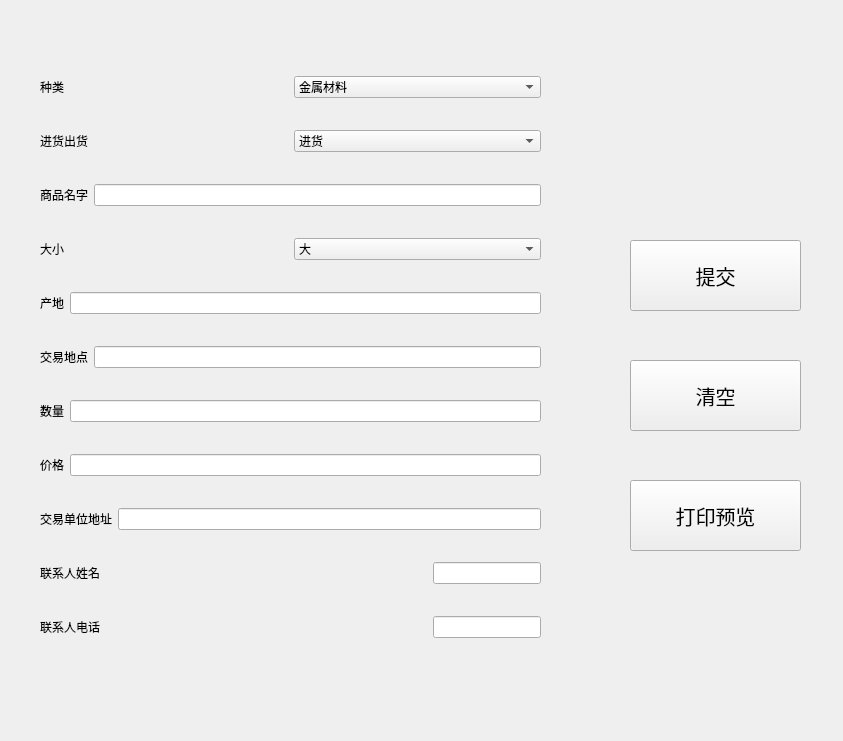
<?xml version="1.0" encoding="UTF-8"?>
<ui version="4.0">
 <class>input</class>
 <widget class="QWidget" name="input">
  <property name="geometry">
   <rect>
    <x>0</x>
    <y>0</y>
    <width>843</width>
    <height>741</height>
   </rect>
  </property>
  <property name="windowTitle">
   <string>Form</string>
  </property>
  <widget class="QPushButton" name="pushButton">
   <property name="geometry">
    <rect>
     <x>630</x>
     <y>240</y>
     <width>171</width>
     <height>71</height>
    </rect>
   </property>
   <property name="font">
    <font>
     <pointsize>15</pointsize>
    </font>
   </property>
   <property name="text">
    <string>提交</string>
   </property>
  </widget>
  <widget class="QPushButton" name="pushButton_2">
   <property name="geometry">
    <rect>
     <x>630</x>
     <y>360</y>
     <width>171</width>
     <height>71</height>
    </rect>
   </property>
   <property name="font">
    <font>
     <pointsize>15</pointsize>
    </font>
   </property>
   <property name="text">
    <string>清空</string>
   </property>
  </widget>
  <widget class="QPushButton" name="pushButton_3">
   <property name="geometry">
    <rect>
     <x>630</x>
     <y>480</y>
     <width>171</width>
     <height>71</height>
    </rect>
   </property>
   <property name="font">
    <font>
     <pointsize>15</pointsize>
    </font>
   </property>
   <property name="text">
    <string>打印预览</string>
   </property>
  </widget>
  <widget class="QWidget" name="layoutWidget">
   <property name="geometry">
    <rect>
     <x>40</x>
     <y>50</y>
     <width>501</width>
     <height>621</height>
    </rect>
   </property>
   <layout class="QVBoxLayout" name="verticalLayout">
    <item>
     <layout class="QHBoxLayout" name="catogory">
      <item>
       <widget class="QLabel" name="label">
        <property name="text">
         <string>种类</string>
        </property>
       </widget>
      </item>
      <item>
       <widget class="QComboBox" name="comboBox">
        <item>
         <property name="text">
          <string>金属材料</string>
         </property>
        </item>
        <item>
         <property name="text">
          <string>化工材料</string>
         </property>
        </item>
        <item>
         <property name="text">
          <string>机电五金</string>
         </property>
        </item>
        <item>
         <property name="text">
          <string>建筑材料</string>
         </property>
        </item>
        <item>
         <property name="text">
          <string>车辆配件</string>
         </property>
        </item>
        <item>
         <property name="text">
          <string>水产品</string>
         </property>
        </item>
        <item>
         <property name="text">
          <string>房地产</string>
         </property>
        </item>
        <item>
         <property name="text">
          <string>人才市场</string>
         </property>
        </item>
        <item>
         <property name="text">
          <string>其他</string>
         </property>
        </item>
       </widget>
      </item>
     </layout>
    </item>
    <item>
     <layout class="QHBoxLayout" name="EI">
      <item>
       <widget class="QLabel" name="label_19">
        <property name="text">
         <string>进货出货</string>
        </property>
       </widget>
      </item>
      <item>
       <widget class="QComboBox" name="comboBox_3">
        <item>
         <property name="text">
          <string>进货</string>
         </property>
        </item>
        <item>
         <property name="text">
          <string>出货</string>
         </property>
        </item>
       </widget>
      </item>
     </layout>
    </item>
    <item>
     <layout class="QHBoxLayout" name="horizontalLayout_10">
      <item>
       <widget class="QLabel" name="label_18">
        <property name="text">
         <string>商品名字</string>
        </property>
       </widget>
      </item>
      <item>
       <widget class="QLineEdit" name="lineEdit_9"/>
      </item>
     </layout>
    </item>
    <item>
     <layout class="QHBoxLayout" name="size">
      <item>
       <widget class="QLabel" name="label_17">
        <property name="text">
         <string>大小</string>
        </property>
       </widget>
      </item>
      <item>
       <widget class="QComboBox" name="comboBox_2">
        <item>
         <property name="text">
          <string>大</string>
         </property>
        </item>
        <item>
         <property name="text">
          <string>中</string>
         </property>
        </item>
        <item>
         <property name="text">
          <string>小</string>
         </property>
        </item>
       </widget>
      </item>
     </layout>
    </item>
    <item>
     <layout class="QHBoxLayout" name="place_2">
      <item>
       <widget class="QLabel" name="label_16">
        <property name="text">
         <string>产地</string>
        </property>
       </widget>
      </item>
      <item>
       <widget class="QLineEdit" name="lineEdit_8"/>
      </item>
     </layout>
    </item>
    <item>
     <layout class="QHBoxLayout" name="place">
      <item>
       <widget class="QLabel" name="label_15">
        <property name="text">
         <string>交易地点</string>
        </property>
       </widget>
      </item>
      <item>
       <widget class="QLineEdit" name="lineEdit_7"/>
      </item>
     </layout>
    </item>
    <item>
     <layout class="QHBoxLayout" name="number">
      <item>
       <widget class="QLabel" name="label_14">
        <property name="text">
         <string>数量</string>
        </property>
       </widget>
      </item>
      <item>
       <widget class="QLineEdit" name="lineEdit_6"/>
      </item>
     </layout>
    </item>
    <item>
     <layout class="QHBoxLayout" name="price">
      <item>
       <widget class="QLabel" name="label_13">
        <property name="text">
         <string>价格</string>
        </property>
       </widget>
      </item>
      <item>
       <widget class="QLineEdit" name="lineEdit_5"/>
      </item>
     </layout>
    </item>
    <item>
     <layout class="QHBoxLayout" name="apartmentAddr">
      <item>
       <widget class="QLabel" name="label_9">
        <property name="text">
         <string>交易单位地址</string>
        </property>
       </widget>
      </item>
      <item>
       <widget class="QLineEdit" name="lineEdit"/>
      </item>
     </layout>
    </item>
    <item>
     <layout class="QHBoxLayout" name="contactName">
      <item>
       <widget class="QLabel" name="label_10">
        <property name="text">
         <string>联系人姓名</string>
        </property>
       </widget>
      </item>
      <item>
       <widget class="QLineEdit" name="lineEdit_2">
        <property name="sizePolicy">
         <sizepolicy hsizetype="Fixed" vsizetype="Fixed">
          <horstretch>0</horstretch>
          <verstretch>0</verstretch>
         </sizepolicy>
        </property>
       </widget>
      </item>
     </layout>
    </item>
    <item>
     <layout class="QHBoxLayout" name="contactTel">
      <item>
       <widget class="QLabel" name="label_11">
        <property name="text">
         <string>联系人电话</string>
        </property>
       </widget>
      </item>
      <item>
       <widget class="QLineEdit" name="lineEdit_3">
        <property name="sizePolicy">
         <sizepolicy hsizetype="Fixed" vsizetype="Fixed">
          <horstretch>0</horstretch>
          <verstretch>0</verstretch>
         </sizepolicy>
        </property>
       </widget>
      </item>
     </layout>
    </item>
   </layout>
  </widget>
  <zorder>layoutWidget</zorder>
  <zorder>pushButton</zorder>
  <zorder>pushButton_2</zorder>
  <zorder>pushButton_3</zorder>
 </widget>
 <resources/>
 <connections/>
</ui>
